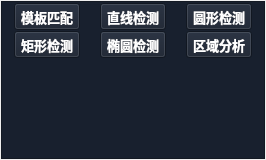
            <widget class="QWidget" name="page_3">
             <property name="geometry">
              <rect>
               <x>0</x>
               <y>0</y>
               <width>266</width>
               <height>160</height>
              </rect>
             </property>
             <attribute name="icon">
              <iconset>
               <normaloff>../../../MatchTest/Resources/模板匹配.png</normaloff>../../../MatchTest/Resources/模板匹配.png</iconset>
             </attribute>
             <attribute name="label">
              <string>视觉定位</string>
             </attribute>
             <layout class="QGridLayout" name="gridLayout_4">
              <property name="leftMargin">
               <number>1</number>
              </property>
              <property name="topMargin">
               <number>1</number>
              </property>
              <property name="rightMargin">
               <number>1</number>
              </property>
              <property name="bottomMargin">
               <number>1</number>
              </property>
              <property name="spacing">
               <number>1</number>
              </property>
              <item row="0" column="0">
               <widget class="QFrame" name="frame_5">
                <property name="styleSheet">
                 <string notr="true">background-color: rgb(24, 32, 46);</string>
                </property>
                <property name="frameShape">
                 <enum>QFrame::StyledPanel</enum>
                </property>
                <property name="frameShadow">
                 <enum>QFrame::Raised</enum>
                </property>
                <layout class="QGridLayout" name="gridLayout_16">
                 <property name="leftMargin">
                  <number>1</number>
                 </property>
                 <property name="topMargin">
                  <number>1</number>
                 </property>
                 <property name="rightMargin">
                  <number>1</number>
                 </property>
                 <property name="bottomMargin">
                  <number>1</number>
                 </property>
                 <property name="spacing">
                  <number>1</number>
                 </property>
                 <item row="0" column="0">
                  <layout class="QVBoxLayout" name="verticalLayout_4" stretch="1,1,5">
                   <item>
                    <layout class="QHBoxLayout" name="horizontalLayout_8" stretch="1,1,1">
                     <property name="spacing">
                      <number>20</number>
                     </property>
                     <item>
                      <widget class="QToolButton" name="toolButton_match">
                       <property name="font">
                        <font>
                         <family>Times New Roman</family>
                         <pointsize>10</pointsize>
                         <weight>75</weight>
                         <bold>true</bold>
                        </font>
                       </property>
                       <property name="styleSheet">
                        <string notr="true">color: rgb(255, 255, 255);</string>
                       </property>
                       <property name="text">
                        <string>模板匹配</string>
                       </property>
                       <property name="icon">
                        <iconset>
                         <normaloff>../../../MatchTest/Resources/定位.png</normaloff>../../../MatchTest/Resources/定位.png</iconset>
                       </property>
                       <property name="iconSize">
                        <size>
                         <width>40</width>
                         <height>40</height>
                        </size>
                       </property>
                       <property name="toolButtonStyle">
                        <enum>Qt::ToolButtonTextUnderIcon</enum>
                       </property>
                      </widget>
                     </item>
                     <item>
                      <widget class="QToolButton" name="toolButton_line">
                       <property name="font">
                        <font>
                         <family>Times New Roman</family>
                         <pointsize>10</pointsize>
                         <weight>75</weight>
                         <bold>true</bold>
                        </font>
                       </property>
                       <property name="styleSheet">
                        <string notr="true">color: rgb(255, 255, 255);</string>
                       </property>
                       <property name="text">
                        <string>直线检测</string>
                       </property>
                       <property name="icon">
                        <iconset>
                         <normaloff>../../../MatchTest/Resources/直线.png</normaloff>../../../MatchTest/Resources/直线.png</iconset>
                       </property>
                       <property name="iconSize">
                        <size>
                         <width>40</width>
                         <height>40</height>
                        </size>
                       </property>
                       <property name="toolButtonStyle">
                        <enum>Qt::ToolButtonTextUnderIcon</enum>
                       </property>
                      </widget>
                     </item>
                     <item>
                      <widget class="QToolButton" name="toolButton_circle">
                       <property name="font">
                        <font>
                         <family>Times New Roman</family>
                         <pointsize>10</pointsize>
                         <weight>75</weight>
                         <bold>true</bold>
                        </font>
                       </property>
                       <property name="styleSheet">
                        <string notr="true">color: rgb(255, 255, 255);</string>
                       </property>
                       <property name="text">
                        <string>圆形检测</string>
                       </property>
                       <property name="icon">
                        <iconset>
                         <normaloff>../../../MatchTest/Resources/圆形未选中.png</normaloff>../../../MatchTest/Resources/圆形未选中.png</iconset>
                       </property>
                       <property name="iconSize">
                        <size>
                         <width>40</width>
                         <height>40</height>
                        </size>
                       </property>
                       <property name="toolButtonStyle">
                        <enum>Qt::ToolButtonTextUnderIcon</enum>
                       </property>
                      </widget>
                     </item>
                    </layout>
                   </item>
                   <item>
                    <layout class="QHBoxLayout" name="horizontalLayout_9" stretch="1,1,1">
                     <property name="spacing">
                      <number>20</number>
                     </property>
                     <item>
                      <widget class="QToolButton" name="toolButton_rectangle">
                       <property name="font">
                        <font>
                         <family>Times New Roman</family>
                         <pointsize>10</pointsize>
                         <weight>75</weight>
                         <bold>true</bold>
                        </font>
                       </property>
                       <property name="styleSheet">
                        <string notr="true">color: rgb(255, 255, 255);</string>
                       </property>
                       <property name="text">
                        <string>矩形检测</string>
                       </property>
                       <property name="icon">
                        <iconset>
                         <normaloff>../../../MatchTest/Resources/矩形检测.png</normaloff>../../../MatchTest/Resources/矩形检测.png</iconset>
                       </property>
                       <property name="iconSize">
                        <size>
                         <width>40</width>
                         <height>40</height>
                        </size>
                       </property>
                       <property name="toolButtonStyle">
                        <enum>Qt::ToolButtonTextUnderIcon</enum>
                       </property>
                      </widget>
                     </item>
                     <item>
                      <widget class="QToolButton" name="toolButton_ellipse">
                       <property name="font">
                        <font>
                         <family>Times New Roman</family>
                         <pointsize>10</pointsize>
                         <weight>75</weight>
                         <bold>true</bold>
                        </font>
                       </property>
                       <property name="styleSheet">
                        <string notr="true">color: rgb(255, 255, 255);</string>
                       </property>
                       <property name="text">
                        <string>椭圆检测</string>
                       </property>
                       <property name="icon">
                        <iconset>
                         <normaloff>../../../MatchTest/Resources/椭圆形.png</normaloff>../../../MatchTest/Resources/椭圆形.png</iconset>
                       </property>
                       <property name="iconSize">
                        <size>
                         <width>40</width>
                         <height>40</height>
                        </size>
                       </property>
                       <property name="toolButtonStyle">
                        <enum>Qt::ToolButtonTextUnderIcon</enum>
                       </property>
                      </widget>
                     </item>
                     <item>
                      <widget class="QToolButton" name="toolButton_blob">
                       <property name="font">
                        <font>
                         <family>Times New Roman</family>
                         <pointsize>10</pointsize>
                         <weight>75</weight>
                         <bold>true</bold>
                        </font>
                       </property>
                       <property name="styleSheet">
                        <string notr="true">color: rgb(255, 255, 255);</string>
                       </property>
                       <property name="text">
                        <string>区域分析</string>
                       </property>
                       <property name="icon">
                        <iconset>
                         <normaloff>../../../MatchTest/Resources/mine_img.png</normaloff>../../../MatchTest/Resources/mine_img.png</iconset>
                       </property>
                       <property name="iconSize">
                        <size>
                         <width>40</width>
                         <height>40</height>
                        </size>
                       </property>
                       <property name="toolButtonStyle">
                        <enum>Qt::ToolButtonTextUnderIcon</enum>
                       </property>
                      </widget>
                     </item>
                    </layout>
                   </item>
                   <item>
                    <spacer name="verticalSpacer_2">
                     <property name="orientation">
                      <enum>Qt::Vertical</enum>
                     </property>
                     <property name="sizeHint" stdset="0">
                      <size>
                       <width>20</width>
                       <height>40</height>
                      </size>
                     </property>
                    </spacer>
                   </item>
                  </layout>
                 </item>
                </layout>
               </widget>
              </item>
             </layout>
            </widget>
